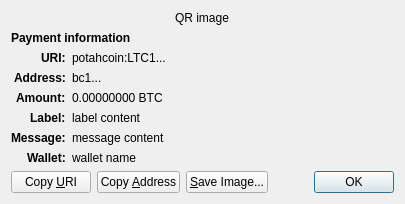
<?xml version="1.0" encoding="UTF-8"?>
<ui version="4.0">
 <class>ReceiveRequestDialog</class>
 <widget class="QDialog" name="ReceiveRequestDialog">
  <property name="geometry">
   <rect>
    <x>0</x>
    <y>0</y>
    <width>413</width>
    <height>229</height>
   </rect>
  </property>
  <property name="windowTitle">
   <string>Request payment to ...</string>
  </property>
  <layout class="QGridLayout" name="gridLayout" columnstretch="0,1">
   <property name="sizeConstraint">
    <enum>QLayout::SetFixedSize</enum>
   </property>
   <item row="0" column="0" colspan="2" alignment="Qt::AlignHCenter">
    <widget class="QRImageWidget" name="qr_code">
     <property name="text">
      <string notr="true">QR image</string>
     </property>
     <property name="textInteractionFlags">
      <set>Qt::NoTextInteraction</set>
     </property>
    </widget>
   </item>
   <item row="1" column="0" colspan="2">
    <widget class="QLabel" name="payment_header">
     <property name="font">
      <font>
       <weight>75</weight>
       <bold>true</bold>
      </font>
     </property>
     <property name="text">
      <string>Payment information</string>
     </property>
     <property name="textInteractionFlags">
      <set>Qt::NoTextInteraction</set>
     </property>
    </widget>
   </item>
   <item row="2" column="0" alignment="Qt::AlignRight|Qt::AlignTop">
    <widget class="QLabel" name="uri_tag">
     <property name="font">
      <font>
       <weight>75</weight>
       <bold>true</bold>
      </font>
     </property>
     <property name="text">
      <string notr="true">URI:</string>
     </property>
     <property name="textFormat">
      <enum>Qt::PlainText</enum>
     </property>
     <property name="textInteractionFlags">
      <set>Qt::NoTextInteraction</set>
     </property>
    </widget>
   </item>
   <item row="2" column="1" alignment="Qt::AlignTop">
    <widget class="QLabel" name="uri_content">
     <property name="text">
      <string notr="true">potahcoin:LTC1...</string>
     </property>
     <property name="textFormat">
      <enum>Qt::RichText</enum>
     </property>
     <property name="wordWrap">
      <bool>true</bool>
     </property>
     <property name="textInteractionFlags">
      <set>Qt::TextSelectableByMouse</set>
     </property>
    </widget>
   </item>
   <item row="3" column="0" alignment="Qt::AlignRight|Qt::AlignTop">
    <widget class="QLabel" name="address_tag">
     <property name="font">
      <font>
       <weight>75</weight>
       <bold>true</bold>
      </font>
     </property>
     <property name="text">
      <string>Address:</string>
     </property>
     <property name="textInteractionFlags">
      <set>Qt::NoTextInteraction</set>
     </property>
    </widget>
   </item>
   <item row="3" column="1" alignment="Qt::AlignTop">
    <widget class="QLabel" name="address_content">
     <property name="text">
      <string notr="true">bc1...</string>
     </property>
     <property name="textFormat">
      <enum>Qt::PlainText</enum>
     </property>
     <property name="textInteractionFlags">
      <set>Qt::TextSelectableByMouse</set>
     </property>
    </widget>
   </item>
   <item row="4" column="0" alignment="Qt::AlignRight|Qt::AlignTop">
    <widget class="QLabel" name="amount_tag">
     <property name="font">
      <font>
       <weight>75</weight>
       <bold>true</bold>
      </font>
     </property>
     <property name="text">
      <string>Amount:</string>
     </property>
     <property name="textInteractionFlags">
      <set>Qt::NoTextInteraction</set>
     </property>
    </widget>
   </item>
   <item row="4" column="1" alignment="Qt::AlignTop">
    <widget class="QLabel" name="amount_content">
     <property name="text">
      <string notr="true">0.00000000 BTC</string>
     </property>
     <property name="textFormat">
      <enum>Qt::PlainText</enum>
     </property>
     <property name="textInteractionFlags">
      <set>Qt::TextSelectableByMouse</set>
     </property>
    </widget>
   </item>
   <item row="5" column="0" alignment="Qt::AlignRight|Qt::AlignTop">
    <widget class="QLabel" name="label_tag">
     <property name="font">
      <font>
       <weight>75</weight>
       <bold>true</bold>
      </font>
     </property>
     <property name="text">
      <string>Label:</string>
     </property>
     <property name="textInteractionFlags">
      <set>Qt::NoTextInteraction</set>
     </property>
    </widget>
   </item>
   <item row="5" column="1" alignment="Qt::AlignTop">
    <widget class="QLabel" name="label_content">
     <property name="text">
      <string notr="true">label content</string>
     </property>
     <property name="textFormat">
      <enum>Qt::PlainText</enum>
     </property>
     <property name="wordWrap">
      <bool>true</bool>
     </property>
     <property name="textInteractionFlags">
      <set>Qt::TextSelectableByMouse</set>
     </property>
    </widget>
   </item>
   <item row="6" column="0" alignment="Qt::AlignRight|Qt::AlignTop">
    <widget class="QLabel" name="message_tag">
     <property name="font">
      <font>
       <weight>75</weight>
       <bold>true</bold>
      </font>
     </property>
     <property name="text">
      <string>Message:</string>
     </property>
     <property name="textInteractionFlags">
      <set>Qt::NoTextInteraction</set>
     </property>
    </widget>
   </item>
   <item row="6" column="1" alignment="Qt::AlignTop">
    <widget class="QLabel" name="message_content">
     <property name="text">
      <string notr="true">message content</string>
     </property>
     <property name="textFormat">
      <enum>Qt::PlainText</enum>
     </property>
     <property name="wordWrap">
      <bool>true</bool>
     </property>
     <property name="textInteractionFlags">
      <set>Qt::TextSelectableByMouse</set>
     </property>
    </widget>
   </item>
   <item row="7" column="0" alignment="Qt::AlignRight|Qt::AlignTop">
    <widget class="QLabel" name="wallet_tag">
     <property name="font">
      <font>
       <weight>75</weight>
       <bold>true</bold>
      </font>
     </property>
     <property name="text">
      <string>Wallet:</string>
     </property>
     <property name="textInteractionFlags">
      <set>Qt::NoTextInteraction</set>
     </property>
    </widget>
   </item>
   <item row="7" column="1" alignment="Qt::AlignTop">
    <widget class="QLabel" name="wallet_content">
     <property name="text">
      <string notr="true">wallet name</string>
     </property>
     <property name="textFormat">
      <enum>Qt::PlainText</enum>
     </property>
     <property name="wordWrap">
      <bool>true</bool>
     </property>
     <property name="textInteractionFlags">
      <set>Qt::TextSelectableByMouse</set>
     </property>
    </widget>
   </item>
   <item row="8" column="0" colspan="2">
    <layout class="QHBoxLayout" name="horizontalLayout">
     <item>
      <widget class="QPushButton" name="btnCopyURI">
       <property name="text">
        <string>Copy &amp;URI</string>
       </property>
       <property name="autoDefault">
        <bool>false</bool>
       </property>
      </widget>
     </item>
     <item>
      <widget class="QPushButton" name="btnCopyAddress">
       <property name="text">
        <string>Copy &amp;Address</string>
       </property>
       <property name="autoDefault">
        <bool>false</bool>
       </property>
      </widget>
     </item>
     <item>
      <widget class="QPushButton" name="btnSaveAs">
       <property name="text">
        <string>&amp;Save Image...</string>
       </property>
       <property name="autoDefault">
        <bool>false</bool>
       </property>
      </widget>
     </item>
     <item>
      <spacer name="horizontalSpacer_2">
       <property name="orientation">
        <enum>Qt::Horizontal</enum>
       </property>
       <property name="sizeHint" stdset="0">
        <size>
         <width>40</width>
         <height>20</height>
        </size>
       </property>
      </spacer>
     </item>
     <item>
      <widget class="QDialogButtonBox" name="buttonBox">
       <property name="focusPolicy">
        <enum>Qt::StrongFocus</enum>
       </property>
       <property name="standardButtons">
        <set>QDialogButtonBox::Ok</set>
       </property>
      </widget>
     </item>
    </layout>
   </item>
  </layout>
 </widget>
 <customwidgets>
  <customwidget>
   <class>QRImageWidget</class>
   <extends>QLabel</extends>
   <header>qt/qrimagewidget.h</header>
  </customwidget>
 </customwidgets>
 <tabstops>
  <tabstop>buttonBox</tabstop>
  <tabstop>btnCopyURI</tabstop>
  <tabstop>btnCopyAddress</tabstop>
  <tabstop>btnSaveAs</tabstop>
 </tabstops>
 <resources/>
 <connections>
  <connection>
   <sender>buttonBox</sender>
   <signal>accepted()</signal>
   <receiver>ReceiveRequestDialog</receiver>
   <slot>accept()</slot>
   <hints>
    <hint type="sourcelabel">
     <x>135</x>
     <y>230</y>
    </hint>
    <hint type="destinationlabel">
     <x>135</x>
     <y>126</y>
    </hint>
   </hints>
  </connection>
 </connections>
</ui>
